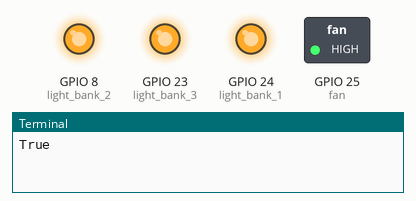
Bench run of a program on a simulated Raspberry Pi (BCM pin numbers). Shown: switched loads named in the program (green lamp = pin HIGH), output pins drawn as LEDs (lit = HIGH), the last lines printed to the terminal.

Above: at 1.5 s.
At 4.5 s:
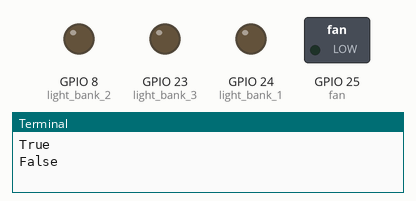
Timing chart, 0 to 7.8 s (numbered marks = the images above):
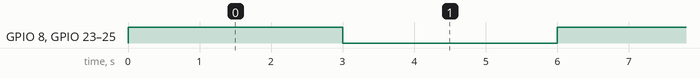

Measured:
- by itself, GPIO 8 (light_bank_2), GPIO 23 (light_bank_3), GPIO 24 (light_bank_1), GPIO 25 (fan): alternates HIGH for 3.0 s and LOW for 3.0 s

The program:

blink.py
```python
from time import sleep
import RPi.GPIO as GPIO

GPIO.setwarnings(False)
GPIO.setmode(GPIO.BCM)

fan = 25                            # Pin 1 on 4-Channel Relay
light_bank_1 = 24                   # Pin 2 on 4-Channel Relay
light_bank_2 = 8                    # Pin 3 on 4-Channel Relay
light_bank_3 = 23                   # Pin 4 on 4-Channel Relay

GPIO.setup(fan, GPIO.OUT)           # Inits the relay connected to the fan
GPIO.setup(light_bank_1, GPIO.OUT)  # "         "
GPIO.setup(light_bank_2, GPIO.OUT)  # "         "
GPIO.setup(light_bank_3, GPIO.OUT)


while 1:
     GPIO.output(fan, True)
     GPIO.output(light_bank_1, True)
     GPIO.output(light_bank_2, True)
     GPIO.output(light_bank_3, True)
     print "True"
     sleep(3)
     GPIO.output(fan, False)
     GPIO.output(light_bank_1, False)
     GPIO.output(light_bank_2, False)
     GPIO.output(light_bank_3, False)
     print "False"
     sleep(3)
```
